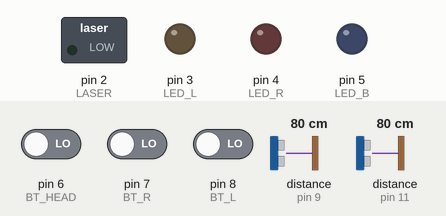
Bench run of a sketch on a simulated Arduino Uno, built with avr-gcc and run on an emulated ATmega328P. Shown: switched loads named in the sketch (green lamp = pin HIGH), output pins drawn as LEDs (lit = HIGH). Wiring (inferred from the names in the program): 2 × ultrasonic range finder: trigger pin 10, echo pin 9 / trigger pin 12, echo pin 11. The test bench sets the inputs (shaded band); at power-on: pin 7 (BT_R) LOW, pin 8 (BT_L) LOW, pin 6 (BT_HEAD) LOW, distance to the obstacle (sensors on pin 9, pin 11) 80 cm. The echo pulse lasts 58.3 µs per cm; pins used as bus, display or sensor lines are not drawn.

Above: at 1.2 s.
1.3 s: pin 7 (BT_R) driven HIGH
At 3.41 s:
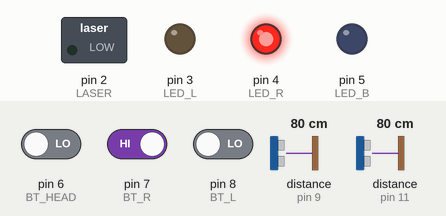
4.3 s: pin 8 (BT_L) driven HIGH
At 5.4 s:
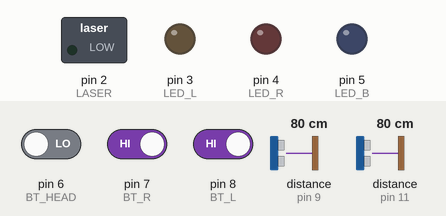
5.8 s: pin 7 (BT_R) driven LOW
8.8 s: pin 8 (BT_L) driven LOW
At 9.7 s:
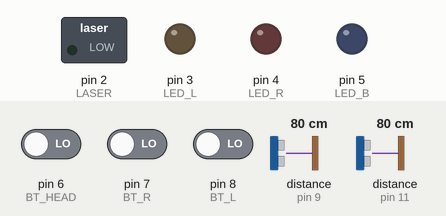
Timing chart, 0 to 11.3 s (numbered marks = the images above; inputs shaded):
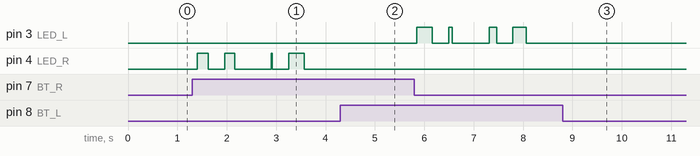

The sketch:

ver3.ino
```cpp
/*
 * —————————————————————————— *
 *                   ---- A0     VIN ---
 *                   ---- A1     VCC ---
 *                   ---- A2     GND ---
 *                   ---- A3     RES ---
 *                   ---- A4     14 ----
 *                   ---- A5     13 ----
 *                   ---- A6     12 ---- PING_R_TRIG   green
 *                   ----  0     11 ---- PING_R_ECHO   yel
 *                   ----  1     10 ---- PING_L_TRIG   green
 *             Laser ---- ~2      9 ---- PING_L_ECHO   yel
 *    purple   LED_L ---- ~3      8 ---- BT_L
 *    blue     LED_B ---- ~4      7 ---- BT_R
 *    orange   LED_R ---- ~5      6 ---- BT_HEAD
 *
 * —————————————————————————— *
 *    battery 4V
 *    laser 2.3V
 * —————————————————————————— *
 */

const int LASER = 2, LED_L = 3, LED_R = 4, LED_B = 5;
const int BT_L = 8, BT_R = 7, BT_HEAD = 6;
const int PING_L_ECHO = 9, PING_L_TRIG = 10, PING_R_ECHO = 11, PING_R_TRIG = 12;

const bool LEFT = false, RIGHT = true;
int turning_shining_time = 500;

int turning_l = false, turning_r = false;
int timer = 0, l_bt_timer = 0, r_bt_timer = 0, head_bt_timer = 0;
bool head_bt_released = false;

void setup() {
  pinMode(LASER, OUTPUT); pinMode(LED_L, OUTPUT); pinMode(LED_R, OUTPUT); pinMode(LED_B, OUTPUT);
  pinMode(BT_L, INPUT); pinMode(BT_L, INPUT); pinMode(BT_HEAD, INPUT);
  pinMode(PING_L_ECHO, INPUT); pinMode(PING_L_TRIG, OUTPUT); pinMode(PING_R_ECHO, INPUT); pinMode(PING_R_TRIG, OUTPUT);
}

void loop() {
  if(timer % 50 == 0){
      int trig, echo;
      trig = PING_L_TRIG; echo = PING_L_ECHO;
      Serial.print("Distance @ left: ");
      digitalWrite(trig, LOW);    delayMicroseconds(2);
      digitalWrite(trig, HIGH);   delayMicroseconds(10);
      digitalWrite(trig, LOW);
      int distance;
      distance = pulseIn(echo, HIGH) / 58;
       Serial.println(distance);
      trig = PING_R_TRIG; echo = PING_R_ECHO;
      Serial.print("Distance @ right: ");
      digitalWrite(trig, LOW);    delayMicroseconds(2);
      digitalWrite(trig, HIGH);   delayMicroseconds(10);
      digitalWrite(trig, LOW);
      distance = pulseIn(echo, HIGH) / 58;
      Serial.println(distance);

  }
  if(digitalRead(BT_L)){
    l_bt_timer ++;
  } else {
    l_bt_timer = 0;
  }

  if(digitalRead(BT_R)){
    r_bt_timer ++;
  } else {
    r_bt_timer = 0;
  }
  if(digitalRead(BT_HEAD)){
    head_bt_timer ++;
    head_bt_released = false;
  } else {
    head_bt_released = true;
  }

  if(l_bt_timer > 80 && r_bt_timer == 0){
    turning_l = !turning_l;
    turning_r = false;
    Serial.println("button pressed");
    l_bt_timer = -500;
  }
  if(r_bt_timer > 80 && l_bt_timer == 0){
    turning_r = !turning_r;
    turning_l = false;
    r_bt_timer = -500;
  }
  if(l_bt_timer > 1000 && r_bt_timer > 1000){
    // TODO: emergency
  }

  if(head_bt_released) {
    if(head_bt_timer > 1000) {
      // TODO: toggle laser
    } else {
      // TODO: toggle headlight
    }
    head_bt_timer = 0;
  }
  if(turning_l){
    if(timer < turning_shining_time / 2){
      digitalWrite(LED_L, HIGH);
    } else {
      digitalWrite(LED_L, LOW);
    }
  }else{
    digitalWrite(LED_L, LOW);
  }
  if(turning_r){
    if(timer < turning_shining_time / 2){
      digitalWrite(LED_R, HIGH);
    } else {
      digitalWrite(LED_R, LOW);
    }
  }else{
    digitalWrite(LED_R, LOW);
  }
  timer ++;
  if(timer > turning_shining_time){
    timer = 0;
  }
  analogWrite(LASER, 0);
  delay(1);
}
```

Measured:
- after the input at 1.3 s, pin 4 (LED_R): LOW → HIGH after 0.10 s, → LOW 0.22 s later, → HIGH 0.33 s later, → LOW 0.20 s later, … (8 changes in this stretch)
- after the input at 4.3 s, pin 4 (LED_R): stays LOW (without the input it goes to HIGH after 0.25 s)
- after the input at 8.8 s, pin 3 (LED_L): stops changing and stays LOW
